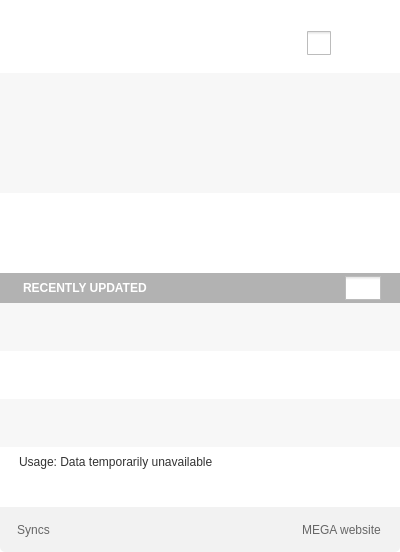
<?xml version="1.0" encoding="UTF-8"?>
<ui version="4.0">
 <class>InfoDialog</class>
 <widget class="QDialog" name="InfoDialog">
  <property name="geometry">
   <rect>
    <x>0</x>
    <y>0</y>
    <width>400</width>
    <height>552</height>
   </rect>
  </property>
  <property name="minimumSize">
   <size>
    <width>400</width>
    <height>552</height>
   </size>
  </property>
  <property name="maximumSize">
   <size>
    <width>400</width>
    <height>552</height>
   </size>
  </property>
  <property name="windowTitle">
   <string/>
  </property>
  <property name="styleSheet">
   <string notr="true">#InfoDialog
{
background: transparent;
}

QPushButton
{
    border: none;
}
QPushButton#bSettings:hover
{
	image: url(://images/tray_preferences_over_ico.png);
}
QWidget
{
font-size: 11px;
}

#wHeader
{
border-top-left-radius: 5px;
border-top-right-radius: 5px;
background-color: white;
}

#lRecentlyUpdated
{

background: rgb(178, 178, 178);
color:  rgb(255, 255, 255);
font-size: 12px;
font-weight: bold;
}

#wRecentlyUpdated
{
background: rgb(178, 178, 178);
}
#lSyncUpdated
{
color:  rgb(166, 166, 166);
font-size: 16px;
font-weight: bold;
}

#wBottom
{
background: rgb(242, 242, 242);
}

#sActiveTransfers
{
background-color: #F7F7F7;
}

#lQueued
{
color: rgb(102, 102, 102);
}

#lDownloads
{
color: rgb(102, 102, 102);
font-weight: bold;
}

#lUploads
{
color: rgb(102, 102, 102);
font-weight: bold;
}

#bUploads
{
color: rgb(102, 102, 102);
}

#bDownloads
{
color: rgb(102, 102, 102);
}

#lTotalUsed
{
font-size: 12px;
}

#lPercentageUsed
{
font-size: 12px;
}

#bSyncFolder
{
font-size: 12px;
}

#bOfficialWeb
{
font-size: 12px;
}

#lRemainingTimeD
{
font-weight: bold;
}

#lRemainingTimeU
{
font-weight: bold;
}

#lPercentageUsed
{
padding-right: 0px;
}

#wBottom
{
border-bottom-left-radius: 5px;
border-bottom-right-radius: 5px;
}

#wUsage
{
background-color: white;
}

#wTransfers
{
	background-color: #F7F7F7;
}

#wDescriptions
{
   background-color: white;
}

#pUsage
{
padding-left: 1px;
}

#wRecentLayout
{
    background-color: white;
}
</string>
  </property>
  <property name="sizeGripEnabled">
   <bool>false</bool>
  </property>
  <property name="modal">
   <bool>false</bool>
  </property>
  <layout class="QVBoxLayout" name="verticalLayout_5" stretch="0,0,0,1,0,0">
   <property name="spacing">
    <number>0</number>
   </property>
   <property name="leftMargin">
    <number>0</number>
   </property>
   <property name="topMargin">
    <number>0</number>
   </property>
   <property name="rightMargin">
    <number>0</number>
   </property>
   <property name="bottomMargin">
    <number>0</number>
   </property>
   <item>
    <widget class="QToolButton" name="toolButton">
     <property name="sizePolicy">
      <sizepolicy hsizetype="Minimum" vsizetype="Fixed">
       <horstretch>0</horstretch>
       <verstretch>0</verstretch>
      </sizepolicy>
     </property>
     <property name="styleSheet">
      <string notr="true">border: none;
padding-bottom: -1px;</string>
     </property>
     <property name="text">
      <string/>
     </property>
     <property name="icon">
      <iconset resource="../Resources_macx.qrc">
       <normaloff>:/images/top_arrow.png</normaloff>:/images/top_arrow.png</iconset>
     </property>
     <property name="iconSize">
      <size>
       <width>22</width>
       <height>11</height>
      </size>
     </property>
    </widget>
   </item>
   <item>
    <widget class="QWidget" name="wHeader" native="true">
     <property name="minimumSize">
      <size>
       <width>0</width>
       <height>60</height>
      </size>
     </property>
     <property name="maximumSize">
      <size>
       <width>16777215</width>
       <height>60</height>
      </size>
     </property>
     <layout class="QHBoxLayout" name="horizontalLayout">
      <property name="spacing">
       <number>21</number>
      </property>
      <property name="leftMargin">
       <number>17</number>
      </property>
      <property name="topMargin">
       <number>8</number>
      </property>
      <property name="rightMargin">
       <number>14</number>
      </property>
      <property name="bottomMargin">
       <number>8</number>
      </property>
      <item>
       <widget class="QPushButton" name="lHeader">
        <property name="sizePolicy">
         <sizepolicy hsizetype="Minimum" vsizetype="Minimum">
          <horstretch>0</horstretch>
          <verstretch>0</verstretch>
         </sizepolicy>
        </property>
        <property name="minimumSize">
         <size>
          <width>0</width>
          <height>0</height>
         </size>
        </property>
        <property name="maximumSize">
         <size>
          <width>16777215</width>
          <height>16777215</height>
         </size>
        </property>
        <property name="styleSheet">
         <string notr="true">margin-top:-2px;</string>
        </property>
        <property name="text">
         <string/>
        </property>
        <property name="icon">
         <iconset resource="../Resources_macx.qrc">
          <normaloff>:/images/mega_logo.png</normaloff>:/images/mega_logo.png</iconset>
        </property>
        <property name="iconSize">
         <size>
          <width>150</width>
          <height>60</height>
         </size>
        </property>
        <property name="flat">
         <bool>true</bool>
        </property>
       </widget>
      </item>
      <item>
       <spacer name="horizontalSpacer_2">
        <property name="orientation">
         <enum>Qt::Horizontal</enum>
        </property>
        <property name="sizeHint" stdset="0">
         <size>
          <width>40</width>
          <height>60</height>
         </size>
        </property>
       </spacer>
      </item>
      <item>
       <widget class="QCheckBox" name="bPause">
        <property name="sizePolicy">
         <sizepolicy hsizetype="Maximum" vsizetype="Maximum">
          <horstretch>0</horstretch>
          <verstretch>0</verstretch>
         </sizepolicy>
        </property>
        <property name="minimumSize">
         <size>
          <width>0</width>
          <height>0</height>
         </size>
        </property>
        <property name="maximumSize">
         <size>
          <width>16777215</width>
          <height>16777215</height>
         </size>
        </property>
        <property name="styleSheet">
         <string notr="true">
QCheckBox::indicator {
     width: 24px;
     height: 24px;
	 subcontrol-position:  center;
 }

  QCheckBox::indicator:checked
  {
    image: url(://images/tray_play_ico.png);
  }
QCheckBox::indicator:checked:hover
  {
    image: url(://images/tray_play_over_ico.png);
  }
  QCheckBox::indicator:unchecked
  {
    image: url(://images/tray_pause_ico.png);
  }
QCheckBox::indicator:unchecked:hover
  {
    image: url(://images/tray_pause_over_ico.png);
  }
</string>
        </property>
        <property name="text">
         <string/>
        </property>
        <property name="iconSize">
         <size>
          <width>24</width>
          <height>24</height>
         </size>
        </property>
        <property name="checked">
         <bool>false</bool>
        </property>
        <property name="tristate">
         <bool>false</bool>
        </property>
       </widget>
      </item>
      <item>
       <widget class="QPushButton" name="bSettings">
        <property name="sizePolicy">
         <sizepolicy hsizetype="Maximum" vsizetype="Maximum">
          <horstretch>0</horstretch>
          <verstretch>0</verstretch>
         </sizepolicy>
        </property>
        <property name="minimumSize">
         <size>
          <width>0</width>
          <height>0</height>
         </size>
        </property>
        <property name="maximumSize">
         <size>
          <width>16777215</width>
          <height>16777215</height>
         </size>
        </property>
        <property name="styleSheet">
         <string notr="true">border: none;
margin-top:-1px;


</string>
        </property>
        <property name="text">
         <string/>
        </property>
        <property name="icon">
         <iconset resource="../Resources_macx.qrc">
          <normaloff>:/images/tray_preferences_ico.png</normaloff>:/images/tray_preferences_ico.png</iconset>
        </property>
        <property name="iconSize">
         <size>
          <width>24</width>
          <height>24</height>
         </size>
        </property>
        <property name="flat">
         <bool>true</bool>
        </property>
       </widget>
      </item>
     </layout>
    </widget>
   </item>
   <item>
    <widget class="QStackedWidget" name="sActiveTransfers">
     <property name="minimumSize">
      <size>
       <width>0</width>
       <height>200</height>
      </size>
     </property>
     <property name="maximumSize">
      <size>
       <width>16777215</width>
       <height>200</height>
      </size>
     </property>
     <property name="currentIndex">
      <number>1</number>
     </property>
     <widget class="QWidget" name="pUpdated">
      <property name="minimumSize">
       <size>
        <width>0</width>
        <height>200</height>
       </size>
      </property>
      <property name="maximumSize">
       <size>
        <width>16777215</width>
        <height>200</height>
       </size>
      </property>
      <layout class="QVBoxLayout" name="verticalLayout_8">
       <property name="leftMargin">
        <number>2</number>
       </property>
       <property name="topMargin">
        <number>0</number>
       </property>
       <property name="rightMargin">
        <number>0</number>
       </property>
       <property name="bottomMargin">
        <number>0</number>
       </property>
       <item>
        <widget class="QPushButton" name="label">
         <property name="minimumSize">
          <size>
           <width>0</width>
           <height>112</height>
          </size>
         </property>
         <property name="maximumSize">
          <size>
           <width>16777215</width>
           <height>112</height>
          </size>
         </property>
         <property name="styleSheet">
          <string notr="true">padding-top: 46px;</string>
         </property>
         <property name="text">
          <string/>
         </property>
         <property name="icon">
          <iconset resource="../Resources_macx.qrc">
           <normaloff>:/images/tray_updated_large_ico.png</normaloff>:/images/tray_updated_large_ico.png</iconset>
         </property>
         <property name="iconSize">
          <size>
           <width>64</width>
           <height>64</height>
          </size>
         </property>
         <property name="default">
          <bool>false</bool>
         </property>
         <property name="flat">
          <bool>false</bool>
         </property>
        </widget>
       </item>
       <item>
        <widget class="QLabel" name="lSyncUpdated">
         <property name="sizePolicy">
          <sizepolicy hsizetype="Minimum" vsizetype="Fixed">
           <horstretch>0</horstretch>
           <verstretch>0</verstretch>
          </sizepolicy>
         </property>
         <property name="minimumSize">
          <size>
           <width>0</width>
           <height>88</height>
          </size>
         </property>
         <property name="maximumSize">
          <size>
           <width>16777215</width>
           <height>88</height>
          </size>
         </property>
         <property name="font">
          <font>
           <pointsize>-1</pointsize>
           <weight>50</weight>
           <italic>false</italic>
           <bold>false</bold>
          </font>
         </property>
         <property name="styleSheet">
          <string notr="true">#lSyncUpdated
{
font: &quot;Helvetica&quot;;
font-size: 20px;
font-weight: normal;
color: #999999;
padding-bottom: 25px;
}</string>
         </property>
         <property name="text">
          <string>MEGAsync is starting</string>
         </property>
         <property name="alignment">
          <set>Qt::AlignCenter</set>
         </property>
        </widget>
       </item>
      </layout>
     </widget>
     <widget class="QWidget" name="pUpdating">
      <property name="minimumSize">
       <size>
        <width>0</width>
        <height>200</height>
       </size>
      </property>
      <property name="maximumSize">
       <size>
        <width>16777215</width>
        <height>200</height>
       </size>
      </property>
      <layout class="QVBoxLayout" name="verticalLayout_2">
       <property name="spacing">
        <number>0</number>
       </property>
       <property name="leftMargin">
        <number>0</number>
       </property>
       <property name="topMargin">
        <number>0</number>
       </property>
       <property name="rightMargin">
        <number>0</number>
       </property>
       <property name="bottomMargin">
        <number>0</number>
       </property>
       <item>
        <widget class="QWidget" name="wTransfers" native="true">
         <property name="minimumSize">
          <size>
           <width>400</width>
           <height>120</height>
          </size>
         </property>
         <property name="maximumSize">
          <size>
           <width>400</width>
           <height>120</height>
          </size>
         </property>
         <layout class="QVBoxLayout" name="verticalLayout_4">
          <property name="spacing">
           <number>0</number>
          </property>
          <property name="leftMargin">
           <number>0</number>
          </property>
          <property name="topMargin">
           <number>0</number>
          </property>
          <property name="rightMargin">
           <number>0</number>
          </property>
          <property name="bottomMargin">
           <number>0</number>
          </property>
          <item>
           <widget class="ActiveTransfer" name="wTransfer1" native="true">
            <property name="minimumSize">
             <size>
              <width>400</width>
              <height>60</height>
             </size>
            </property>
            <property name="maximumSize">
             <size>
              <width>400</width>
              <height>60</height>
             </size>
            </property>
           </widget>
          </item>
          <item>
           <widget class="ActiveTransfer" name="wTransfer2" native="true">
            <property name="minimumSize">
             <size>
              <width>400</width>
              <height>60</height>
             </size>
            </property>
            <property name="maximumSize">
             <size>
              <width>400</width>
              <height>60</height>
             </size>
            </property>
           </widget>
          </item>
         </layout>
        </widget>
       </item>
       <item>
        <widget class="QWidget" name="wDescriptions" native="true">
         <property name="minimumSize">
          <size>
           <width>0</width>
           <height>80</height>
          </size>
         </property>
         <property name="maximumSize">
          <size>
           <width>16777215</width>
           <height>80</height>
          </size>
         </property>
         <property name="styleSheet">
          <string notr="true"/>
         </property>
         <layout class="QVBoxLayout" name="verticalLayout_6" stretch="0,0">
          <property name="spacing">
           <number>0</number>
          </property>
          <property name="leftMargin">
           <number>0</number>
          </property>
          <property name="topMargin">
           <number>10</number>
          </property>
          <property name="rightMargin">
           <number>0</number>
          </property>
          <property name="bottomMargin">
           <number>10</number>
          </property>
          <item>
           <widget class="QWidget" name="wUploadDesc" native="true">
            <layout class="QHBoxLayout" name="horizontalLayout_6" stretch="1,0,0">
             <property name="spacing">
              <number>0</number>
             </property>
             <property name="leftMargin">
              <number>20</number>
             </property>
             <property name="topMargin">
              <number>0</number>
             </property>
             <property name="rightMargin">
              <number>15</number>
             </property>
             <property name="bottomMargin">
              <number>0</number>
             </property>
             <item>
              <widget class="QLabel" name="lUploads">
               <property name="styleSheet">
                <string notr="true">color: rgb(102, 102, 102);</string>
               </property>
               <property name="text">
                <string/>
               </property>
              </widget>
             </item>
             <item>
              <widget class="QLabel" name="lRemainingTimeU">
               <property name="minimumSize">
                <size>
                 <width>60</width>
                 <height>0</height>
                </size>
               </property>
               <property name="maximumSize">
                <size>
                 <width>60</width>
                 <height>16777215</height>
                </size>
               </property>
               <property name="styleSheet">
                <string notr="true">margin-right: 8px;
color: rgb(102, 102, 102);</string>
               </property>
               <property name="text">
                <string/>
               </property>
               <property name="alignment">
                <set>Qt::AlignCenter</set>
               </property>
              </widget>
             </item>
             <item>
              <widget class="QPushButton" name="pushButton">
               <property name="sizePolicy">
                <sizepolicy hsizetype="Maximum" vsizetype="Minimum">
                 <horstretch>0</horstretch>
                 <verstretch>0</verstretch>
                </sizepolicy>
               </property>
               <property name="text">
                <string/>
               </property>
               <property name="icon">
                <iconset resource="../Resources_macx.qrc">
                 <normaloff>:/images/upload_timer_ico.png</normaloff>:/images/upload_timer_ico.png</iconset>
               </property>
               <property name="iconSize">
                <size>
                 <width>24</width>
                 <height>24</height>
                </size>
               </property>
               <property name="flat">
                <bool>true</bool>
               </property>
              </widget>
             </item>
            </layout>
           </widget>
          </item>
          <item>
           <widget class="QWidget" name="wDownloadDesc" native="true">
            <layout class="QHBoxLayout" name="horizontalLayout_5" stretch="1,0,0">
             <property name="spacing">
              <number>0</number>
             </property>
             <property name="leftMargin">
              <number>20</number>
             </property>
             <property name="topMargin">
              <number>0</number>
             </property>
             <property name="rightMargin">
              <number>15</number>
             </property>
             <property name="bottomMargin">
              <number>0</number>
             </property>
             <item>
              <widget class="QLabel" name="lDownloads">
               <property name="styleSheet">
                <string notr="true">color: rgb(102, 102, 102);</string>
               </property>
               <property name="text">
                <string/>
               </property>
              </widget>
             </item>
             <item>
              <widget class="QLabel" name="lRemainingTimeD">
               <property name="minimumSize">
                <size>
                 <width>60</width>
                 <height>0</height>
                </size>
               </property>
               <property name="maximumSize">
                <size>
                 <width>60</width>
                 <height>16777215</height>
                </size>
               </property>
               <property name="styleSheet">
                <string notr="true">margin-right: 8px;
color: rgb(102, 102, 102);</string>
               </property>
               <property name="text">
                <string/>
               </property>
               <property name="alignment">
                <set>Qt::AlignCenter</set>
               </property>
              </widget>
             </item>
             <item>
              <widget class="QPushButton" name="pushButton_2">
               <property name="sizePolicy">
                <sizepolicy hsizetype="Maximum" vsizetype="Minimum">
                 <horstretch>0</horstretch>
                 <verstretch>0</verstretch>
                </sizepolicy>
               </property>
               <property name="text">
                <string/>
               </property>
               <property name="icon">
                <iconset resource="../Resources_macx.qrc">
                 <normaloff>:/images/download_timer_ico.png</normaloff>:/images/download_timer_ico.png</iconset>
               </property>
               <property name="iconSize">
                <size>
                 <width>24</width>
                 <height>24</height>
                </size>
               </property>
               <property name="flat">
                <bool>true</bool>
               </property>
              </widget>
             </item>
            </layout>
           </widget>
          </item>
         </layout>
        </widget>
       </item>
      </layout>
     </widget>
    </widget>
   </item>
   <item>
    <widget class="QWidget" name="wRecent" native="true">
     <property name="minimumSize">
      <size>
       <width>400</width>
       <height>0</height>
      </size>
     </property>
     <property name="maximumSize">
      <size>
       <width>400</width>
       <height>16777215</height>
      </size>
     </property>
     <layout class="QVBoxLayout" name="verticalLayout_7">
      <property name="spacing">
       <number>0</number>
      </property>
      <property name="leftMargin">
       <number>0</number>
      </property>
      <property name="topMargin">
       <number>0</number>
      </property>
      <property name="rightMargin">
       <number>0</number>
      </property>
      <property name="bottomMargin">
       <number>0</number>
      </property>
      <item>
       <widget class="QWidget" name="wRecentlyUpdated" native="true">
        <property name="minimumSize">
         <size>
          <width>0</width>
          <height>30</height>
         </size>
        </property>
        <property name="maximumSize">
         <size>
          <width>16777215</width>
          <height>30</height>
         </size>
        </property>
        <layout class="QHBoxLayout" name="horizontalLayout_3" stretch="1,0">
         <property name="spacing">
          <number>0</number>
         </property>
         <property name="leftMargin">
          <number>19</number>
         </property>
         <property name="topMargin">
          <number>0</number>
         </property>
         <property name="rightMargin">
          <number>19</number>
         </property>
         <property name="bottomMargin">
          <number>0</number>
         </property>
         <item>
          <widget class="QLabel" name="lRecentlyUpdated">
           <property name="sizePolicy">
            <sizepolicy hsizetype="Preferred" vsizetype="Preferred">
             <horstretch>0</horstretch>
             <verstretch>0</verstretch>
            </sizepolicy>
           </property>
           <property name="minimumSize">
            <size>
             <width>0</width>
             <height>0</height>
            </size>
           </property>
           <property name="maximumSize">
            <size>
             <width>16777215</width>
             <height>16777215</height>
            </size>
           </property>
           <property name="styleSheet">
            <string notr="true">margin-left:1px;</string>
           </property>
           <property name="text">
            <string>RECENTLY UPDATED</string>
           </property>
          </widget>
         </item>
         <item>
          <widget class="QCheckBox" name="cRecentlyUpdated">
           <property name="sizePolicy">
            <sizepolicy hsizetype="Preferred" vsizetype="Preferred">
             <horstretch>0</horstretch>
             <verstretch>0</verstretch>
            </sizepolicy>
           </property>
           <property name="minimumSize">
            <size>
             <width>36</width>
             <height>24</height>
            </size>
           </property>
           <property name="maximumSize">
            <size>
             <width>36</width>
             <height>24</height>
            </size>
           </property>
           <property name="styleSheet">
            <string notr="true">QCheckBox::indicator {
     width: 36px;
     height: 24px;
	 subcontrol-position:  center;
 }

  QCheckBox::indicator:checked
  {
    image: url(://images/collapse_up.png);
  }
  QCheckBox::indicator:unchecked
  {
    image: url(://images/collapse_down.png);
  }</string>
           </property>
           <property name="iconSize">
            <size>
             <width>24</width>
             <height>24</height>
            </size>
           </property>
           <property name="checked">
            <bool>false</bool>
           </property>
          </widget>
         </item>
        </layout>
       </widget>
      </item>
      <item>
       <widget class="QWidget" name="wRecentLayout" native="true">
        <property name="minimumSize">
         <size>
          <width>400</width>
          <height>0</height>
         </size>
        </property>
        <property name="maximumSize">
         <size>
          <width>400</width>
          <height>16777215</height>
         </size>
        </property>
        <layout class="QVBoxLayout" name="verticalLayout">
         <property name="spacing">
          <number>0</number>
         </property>
         <property name="leftMargin">
          <number>0</number>
         </property>
         <property name="topMargin">
          <number>0</number>
         </property>
         <property name="rightMargin">
          <number>0</number>
         </property>
         <property name="bottomMargin">
          <number>0</number>
         </property>
         <item>
          <widget class="RecentFile" name="wRecent1" native="true">
           <property name="minimumSize">
            <size>
             <width>400</width>
             <height>48</height>
            </size>
           </property>
           <property name="maximumSize">
            <size>
             <width>400</width>
             <height>48</height>
            </size>
           </property>
           <property name="styleSheet">
            <string notr="true">QWidget
{
background-color: #F7F7F7;
}</string>
           </property>
          </widget>
         </item>
         <item>
          <widget class="RecentFile" name="wRecent2" native="true">
           <property name="minimumSize">
            <size>
             <width>400</width>
             <height>48</height>
            </size>
           </property>
           <property name="maximumSize">
            <size>
             <width>400</width>
             <height>48</height>
            </size>
           </property>
          </widget>
         </item>
         <item>
          <widget class="RecentFile" name="wRecent3" native="true">
           <property name="minimumSize">
            <size>
             <width>400</width>
             <height>48</height>
            </size>
           </property>
           <property name="maximumSize">
            <size>
             <width>400</width>
             <height>48</height>
            </size>
           </property>
           <property name="layoutDirection">
            <enum>Qt::LeftToRight</enum>
           </property>
           <property name="styleSheet">
            <string notr="true">QWidget
{
background-color: #F7F7F7;
}
</string>
           </property>
          </widget>
         </item>
        </layout>
       </widget>
      </item>
     </layout>
    </widget>
   </item>
   <item alignment="Qt::AlignVCenter">
    <widget class="QWidget" name="wUsage" native="true">
     <property name="sizePolicy">
      <sizepolicy hsizetype="Preferred" vsizetype="Preferred">
       <horstretch>0</horstretch>
       <verstretch>0</verstretch>
      </sizepolicy>
     </property>
     <property name="minimumSize">
      <size>
       <width>0</width>
       <height>60</height>
      </size>
     </property>
     <property name="maximumSize">
      <size>
       <width>16777215</width>
       <height>60</height>
      </size>
     </property>
     <property name="styleSheet">
      <string notr="true"/>
     </property>
     <layout class="QVBoxLayout" name="verticalLayout_3">
      <property name="spacing">
       <number>0</number>
      </property>
      <property name="leftMargin">
       <number>19</number>
      </property>
      <property name="topMargin">
       <number>8</number>
      </property>
      <property name="rightMargin">
       <number>19</number>
      </property>
      <property name="bottomMargin">
       <number>8</number>
      </property>
      <item>
       <widget class="QWidget" name="widget_8" native="true">
        <property name="sizePolicy">
         <sizepolicy hsizetype="Minimum" vsizetype="Preferred">
          <horstretch>0</horstretch>
          <verstretch>0</verstretch>
         </sizepolicy>
        </property>
        <property name="minimumSize">
         <size>
          <width>0</width>
          <height>20</height>
         </size>
        </property>
        <property name="maximumSize">
         <size>
          <width>362</width>
          <height>20</height>
         </size>
        </property>
        <layout class="QHBoxLayout" name="horizontalLayout_4">
         <property name="spacing">
          <number>0</number>
         </property>
         <property name="leftMargin">
          <number>0</number>
         </property>
         <property name="topMargin">
          <number>0</number>
         </property>
         <property name="rightMargin">
          <number>1</number>
         </property>
         <property name="bottomMargin">
          <number>0</number>
         </property>
         <item>
          <widget class="QLabel" name="lTotalUsed">
           <property name="sizePolicy">
            <sizepolicy hsizetype="Preferred" vsizetype="Preferred">
             <horstretch>0</horstretch>
             <verstretch>0</verstretch>
            </sizepolicy>
           </property>
           <property name="minimumSize">
            <size>
             <width>0</width>
             <height>20</height>
            </size>
           </property>
           <property name="maximumSize">
            <size>
             <width>16777215</width>
             <height>20</height>
            </size>
           </property>
           <property name="styleSheet">
            <string notr="true">#lTotalUsed
{
font: &quot;Helvetica&quot;;
font-size: 12px;
font-weight: normal;
color: #333333;
}</string>
           </property>
           <property name="text">
            <string>Usage: Data temporarily unavailable</string>
           </property>
           <property name="alignment">
            <set>Qt::AlignLeading|Qt::AlignLeft|Qt::AlignTop</set>
           </property>
          </widget>
         </item>
         <item>
          <widget class="QLabel" name="lPercentageUsed">
           <property name="sizePolicy">
            <sizepolicy hsizetype="Preferred" vsizetype="Preferred">
             <horstretch>0</horstretch>
             <verstretch>0</verstretch>
            </sizepolicy>
           </property>
           <property name="minimumSize">
            <size>
             <width>0</width>
             <height>20</height>
            </size>
           </property>
           <property name="maximumSize">
            <size>
             <width>16777215</width>
             <height>20</height>
            </size>
           </property>
           <property name="styleSheet">
            <string notr="true">#lPercentageUsed
{
font: &quot;Helvetica&quot;;
font-size: 12px;
font-weight: normal;
color: #333333;
}
</string>
           </property>
           <property name="text">
            <string/>
           </property>
           <property name="alignment">
            <set>Qt::AlignRight|Qt::AlignTop|Qt::AlignTrailing</set>
           </property>
          </widget>
         </item>
        </layout>
       </widget>
      </item>
      <item>
       <widget class="UsageProgressBar" name="pUsage" native="true">
        <property name="sizePolicy">
         <sizepolicy hsizetype="Preferred" vsizetype="Preferred">
          <horstretch>0</horstretch>
          <verstretch>0</verstretch>
         </sizepolicy>
        </property>
        <property name="minimumSize">
         <size>
          <width>362</width>
          <height>24</height>
         </size>
        </property>
        <property name="maximumSize">
         <size>
          <width>362</width>
          <height>24</height>
         </size>
        </property>
       </widget>
      </item>
     </layout>
    </widget>
   </item>
   <item>
    <widget class="QWidget" name="wBottom" native="true">
     <property name="minimumSize">
      <size>
       <width>0</width>
       <height>45</height>
      </size>
     </property>
     <property name="maximumSize">
      <size>
       <width>16777215</width>
       <height>45</height>
      </size>
     </property>
     <layout class="QHBoxLayout" name="horizontalLayout_2">
      <property name="spacing">
       <number>0</number>
      </property>
      <property name="leftMargin">
       <number>17</number>
      </property>
      <property name="topMargin">
       <number>0</number>
      </property>
      <property name="rightMargin">
       <number>19</number>
      </property>
      <property name="bottomMargin">
       <number>0</number>
      </property>
      <item>
       <widget class="QPushButton" name="bSyncFolder">
        <property name="minimumSize">
         <size>
          <width>0</width>
          <height>45</height>
         </size>
        </property>
        <property name="maximumSize">
         <size>
          <width>16777215</width>
          <height>45</height>
         </size>
        </property>
        <property name="styleSheet">
         <string notr="true">#bSyncFolder
{
border: none;
font: &quot;Helvetica&quot;;
font-size: 12px;
font-weight: normal;
color: #666666;
}</string>
        </property>
        <property name="text">
         <string>Syncs</string>
        </property>
        <property name="icon">
         <iconset>
          <normaloff>://images/tray_folder_ico.png</normaloff>://images/tray_folder_ico.png</iconset>
        </property>
        <property name="iconSize">
         <size>
          <width>24</width>
          <height>24</height>
         </size>
        </property>
        <property name="flat">
         <bool>true</bool>
        </property>
       </widget>
      </item>
      <item>
       <spacer name="horizontalSpacer">
        <property name="orientation">
         <enum>Qt::Horizontal</enum>
        </property>
        <property name="sizeHint" stdset="0">
         <size>
          <width>40</width>
          <height>20</height>
         </size>
        </property>
       </spacer>
      </item>
      <item>
       <widget class="QPushButton" name="bOfficialWebIcon">
        <property name="sizePolicy">
         <sizepolicy hsizetype="Minimum" vsizetype="Preferred">
          <horstretch>0</horstretch>
          <verstretch>0</verstretch>
         </sizepolicy>
        </property>
        <property name="minimumSize">
         <size>
          <width>36</width>
          <height>0</height>
         </size>
        </property>
        <property name="maximumSize">
         <size>
          <width>36</width>
          <height>16777215</height>
         </size>
        </property>
        <property name="styleSheet">
         <string notr="true">border: none;</string>
        </property>
        <property name="text">
         <string/>
        </property>
        <property name="icon">
         <iconset resource="../Resources_macx.qrc">
          <normaloff>:/images/tray_web_ico@2x.png</normaloff>:/images/tray_web_ico@2x.png</iconset>
        </property>
        <property name="iconSize">
         <size>
          <width>24</width>
          <height>24</height>
         </size>
        </property>
        <property name="flat">
         <bool>true</bool>
        </property>
       </widget>
      </item>
      <item>
       <widget class="QPushButton" name="bOfficialWeb">
        <property name="minimumSize">
         <size>
          <width>0</width>
          <height>45</height>
         </size>
        </property>
        <property name="maximumSize">
         <size>
          <width>16777215</width>
          <height>45</height>
         </size>
        </property>
        <property name="styleSheet">
         <string notr="true">#bOfficialWeb
{
border: none;
font: &quot;Helvetica&quot;;
font-size: 12px;
font-weight: normal;
color: #666666;
}
</string>
        </property>
        <property name="text">
         <string>MEGA website</string>
        </property>
        <property name="flat">
         <bool>true</bool>
        </property>
       </widget>
      </item>
     </layout>
    </widget>
   </item>
  </layout>
 </widget>
 <customwidgets>
  <customwidget>
   <class>ActiveTransfer</class>
   <extends>QWidget</extends>
   <header>ActiveTransfer.h</header>
   <container>1</container>
  </customwidget>
  <customwidget>
   <class>RecentFile</class>
   <extends>QWidget</extends>
   <header>RecentFile.h</header>
   <container>1</container>
  </customwidget>
  <customwidget>
   <class>UsageProgressBar</class>
   <extends>QWidget</extends>
   <header>UsageProgressBar.h</header>
   <container>1</container>
  </customwidget>
 </customwidgets>
 <resources>
  <include location="../Resources_macx.qrc"/>
 </resources>
 <connections/>
</ui>
